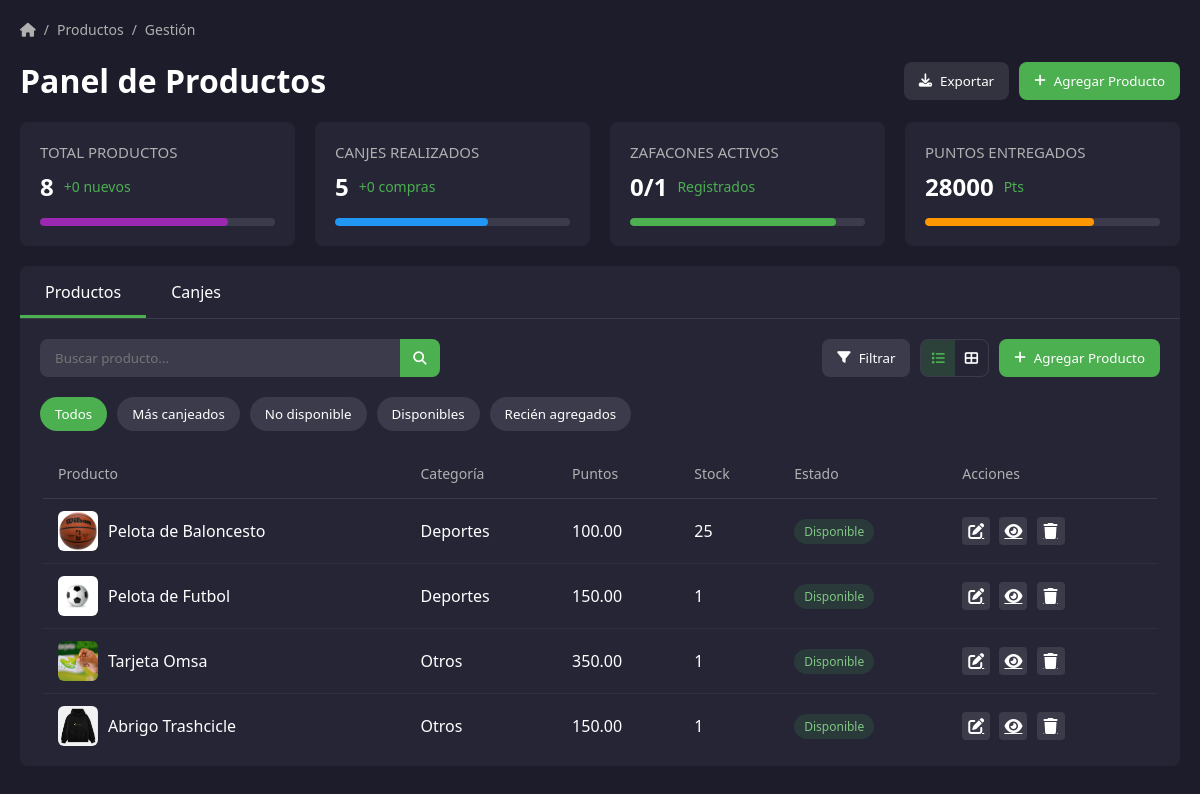
Page /src/public/dashboard-products.php (signed in) on the committed database.
### tables this page shows
CREATE TABLE `productos` (
  `id_producto` int(11) NOT NULL,
  `nombre_producto` varchar(255) NOT NULL,
  `descripcion` text DEFAULT NULL,
  `precio` decimal(10,2) NOT NULL,
  `cantidad_stock` int(11) DEFAULT 0,
  `fecha_creacion` timestamp NOT NULL DEFAULT current_timestamp(),
  `imagen_producto` varchar(100) DEFAULT NULL,
  `categria_producto` varchar(100) DEFAULT 'otros',
  `estado_producto` varchar(100) DEFAULT 'Disponible',
  `product_prices_points` int(11) DEFAULT 0,
  `product_etiqueta` varchar(100) DEFAULT ' 100% Reciclable'
);

### src/public/dashboard-products.php (the view, shortened to what this page needs)
<?php
include '../connection/conn.php';
$sql = "SELECT * FROM productos";
$stmt = $pdo->prepare($sql);
$stmt->execute();
$productos = $stmt->fetchAll(PDO::FETCH_ASSOC);
function totalProductos(){
  global $pdo;
  $sql = "SELECT COUNT(*) AS total FROM productos";
  $stmt = $pdo->prepare($sql);
  $stmt->execute();
  $result =  $stmt->fetch(PDO ::FETCH_ASSOC);
  return isset($result['total']) ? (int)$result['total'] : 0;
}
function totalProductoshoy(){
  global $pdo;
  $sql = "SELECT COUNT(*) AS prodcutos_hoy FROM productos WHERE  fecha_creacion = CURDATE() ORDER BY fecha_creacion DESC LIMIT 5";
  $stmt = $pdo->prepare($sql);
  $stmt->execute();
  $result =  $stmt->fetch(PDO ::FETCH_ASSOC);
  return isset($result['prodcutos_hoy']) ? (int)$result['prodcutos_hoy'] : 0;
}
function totalZafacones(){
    global $pdo;
    $sql = "SELECT COUNT(*) AS totalzafacones FROM zafacones_inteligentes";
    $stmt = $pdo->prepare($sql);
    $stmt->execute();
    $result =  $stmt->fetch(PDO ::FETCH_ASSOC);
    return isset($result['totalzafacones']) ? (int)$result['totalzafacones'] : 0;
  }
  function totalZafaconesActivos(){
    global $pdo;
    $sql = "SELECT COUNT(*) AS totalzafacones_activos FROM zafacones_inteligentes WHERE estado= 'activo'";
    $stmt = $pdo->prepare($sql);
    $stmt->execute();
    $result =  $stmt->fetch(PDO ::FETCH_ASSOC);
    return isset($result['totalzafacones_activos']) ? (int)$result['totalzafacones_activos'] : 0;
  }
function totalCompras(){
  global $pdo;
  $sql = "SELECT COUNT(*) AS totalcompras FROM compras";
  $stmt = $pdo->prepare($sql);
  $stmt->execute();
  $result =  $stmt->fetch(PDO ::FETCH_ASSOC);
  return isset($result['totalcompras']) ? (int)$result['totalcompras'] : 0;
}
function totalComprashoy(){
    global $pdo;
    $sql = "SELECT COUNT(*) AS compras_hoy FROM compras WHERE  fecha_compra = CURDATE() ORDER BY fecha_compra DESC LIMIT 5";
    $stmt = $pdo->prepare($sql);
    $stmt->execute();
    $result =  $stmt->fetch(PDO ::FETCH_ASSOC);
    return isset($result['compras_hoy']) ? (int)$result['compras_hoy'] : 0;
  }
function totalPuntosClientes(){
    global $pdo;
    $sql = "SELECT SUM(user_points) AS totalpuntos FROM users WHERE type_users = 'cliente'";
    $stmt = $pdo->prepare($sql);
    $stmt->execute();
    $result = $stmt->fetch(PDO::FETCH_ASSOC);
    return isset($result['totalpuntos']) ? (int)$result['totalpuntos'] : 0;
}
?>
<!DOCTYPE html>
<html lang="es">
<head>
    <link rel="stylesheet" href="styles/dashboard-products.css">
    <link rel="stylesheet" href="https://cdnjs.cloudflare.com/ajax/libs/font-awesome/6.5.1/css/all.min.css">
</head>
<body>
    <div class="container">
        <div class="main-content">
            <div class="breadcrumb">
                <a href="#"><i class="fas fa-home"></i></a>
                <span class="separator">/</span>
                <a href="#">Productos</a>
                <span class="separator">/</span>
                <span>Gestión</span>
            </div>
            <div class="page-header">
                <h1>Panel de Productos</h1>
                <div class="page-actions">
                    <button class="btn btn-secondary" id="exportar-pdf"><i class="fas fa-download" ></i> Exportar</button>
                    <button class="btn btn-primary"  onclick="window.location.href = 'add-products.php'">
                        <i class="fas fa-plus"></i> Agregar Producto
                    </button>
                </div>
            </div>
            <div class="stats-row">
                <div class="stat-card">
                    <h3>Total Productos</h3>
                    <div class="stat-value">
                        <?php echo totalProductos()?> <span class="trend">+<?php echo totalProductoshoy()?> nuevos</span>
                    </div>
                    <div class="progress-bar">
                        <div class="progress-fill fill-purple" style="width:80%"></div>
                    </div>
                </div>
                <div class="stat-card">
                    <h3>Canjes Realizados</h3>
                    <div class="stat-value">
                        <?php echo  totalCompras()?> <span class="trend">+<?php echo totalComprashoy()?> compras</span>
                    </div>
                    <div class="progress-bar">
                        <div class="progress-fill fill-blue" style="width:65%"></div>
                    </div>
                </div>
                <div class="stat-card">
                    <h3>Zafacones Activos</h3>
                    <div class="stat-value">
                        <?php  echo totalZafaconesActivos()?>/<?php  echo  totalZafacones()?> <span class="trend">Registrados</span>
                    </div>
                    <div class="progress-bar">
                        <div class="progress-fill fill-green" style="width:87.5%"></div>
                    </div>
                </div>
                <div class="stat-card">
                    <h3>Puntos Entregados</h3>
                    <div class="stat-value">
                        <?php echo  totalPuntosClientes()?> <span class="trend">Pts</span>
                    </div>
                    <div class="progress-bar">
                        <div class="progress-fill fill-orange" style="width:72%"></div>
                    </div>
                </div>
            </div>
            <div class="main-panel">
                <div class="panel-tabs">
                    <div class="panel-tab active" data-tab="productos">Productos</div>
                    <div class="panel-tab" data-tab="canjes">Canjes</div>
                </div>
                <div class="panel-content">
                    <div class="tab-content active" id="productos-tab">
                        <div class="toolbar">
                            <div class="search-box">
                                <input type="text" id="buscarProducto" placeholder="Buscar producto...">
                                <button><i class="fas fa-search"></i></button>
                            </div>
                            <div class="action-buttons">
                                <button class="btn btn-secondary"><i class="fas fa-filter"></i> Filtrar</button>
                                <div class="view-toggle">
                                    <button class="view-toggle-btn active"><i class="fas fa-list"></i></button>
                                    <button class="view-toggle-btn"><i class="fas fa-th-large"></i></button>
                                </div>
                                <button class="btn btn-primary" onclick="window.location.href = 'add-products.php'"><i class="fas fa-plus"></i> Agregar Producto</button>
                            </div>
                        </div>
                        <div class="filter-buttons">
                            <button class="filter-btn active" data-filtro="todos">Todos</button>
                            <button class="filter-btn" data-filtro="mas-canjeados">Más canjeados</button>
                            <button class="filter-btn" data-filtro="No-disponible">No disponible</button>
                            <button class="filter-btn" data-filtro="Disponibles">Disponibles</button>
                            <button class="filter-btn" data-filtro="recientes">Recién agregados</button>
                        </div>
                        <div class="table-container">
                            <table class="data-table">
                                <thead>
                                    <tr>
                                        <th>Producto</th>
                                        <th>Categoría</th>
                                        <th>Puntos</th>
                                        <th>Stock</th>
                                        <th>Estado</th>
                                        <th>Acciones</th>
                                    </tr>
                                </thead>
                                <tbody id="lista-productos">
                                    <?php foreach($productos as $producto):
                                        $estado = $producto['estado_producto'];
                                        $badgeClass = ($estado == 'Disponible') ? 'badge-success' : 'badge-danger';
                                        $claseEstado = ($estado == 'Disponible') ? 'Disponibles' : 'No-disponible';
                                        $masCanjeados = ($producto['cantidad_stock'] <= 5) ? 'mas-canjeados' : '';
                                        $reciente = (strtotime($producto['fecha_creacion']) >= strtotime('-7 days')) ? 'recientes' : '';
                                        $clasesFila = "$claseEstado $masCanjeados $reciente";
                                    ?>
                                    <tr class="<?php echo $clasesFila; ?>">
                                        <td>
                                            <div style="display:flex; align-items:center; gap:10px;">
                                                <img src="uploads/<?php echo htmlspecialchars($producto['imagen_producto']); ?>" alt="Producto" class="product-img" style="width:40px; height:40px;">
                                                <span><?php echo htmlspecialchars($producto['nombre_producto']); ?></span>
                                            </div>
                                        </td>
                                        <td><?php echo htmlspecialchars($producto['categria_producto']); ?></td>
                                        <td><?php echo number_format($producto['precio'], 2); ?></td>
                                        <td><?php echo (int)$producto['cantidad_stock']; ?></td>
                                        <td>
                                            <span class="status-badge <?php echo $badgeClass; ?>"><?php echo htmlspecialchars($estado); ?></span>
                                        </td>
                                        <td>
                                            <a href="editar-producto.php?id=<?php echo $producto['id_producto']; ?>" class="action-icon edit-icon"><i class="fas fa-edit"></i></a>
                                            <a href="ver-producto.php?id=<?php echo $producto['id_producto']; ?>" class="action-icon"><i class="fas fa-eye"></i></a>
                                            <a href="eliminar-producto.php?id=<?php echo $producto['id_producto']; ?>" class="action-icon delete-icon"><i class="fas fa-trash"></i></a>
                                        </td>
                                    </tr>
                                    <?php endforeach; ?>
                                </tbody>
                            </table>
                        </div>
                    </div>
                    </div>
                </div>
            </div>
        </div>
</body>
</html>

### rows in the picture
productos: imagen_producto (picture), nombre_producto "Pelota de Baloncesto", categria_producto "Deportes", precio "100.00", cantidad_stock "25", estado_producto "Disponible"
productos: imagen_producto (picture), nombre_producto "Pelota de Futbol", categria_producto "Deportes", precio "150.00", cantidad_stock "1", estado_producto "Disponible"
productos: imagen_producto (picture), nombre_producto "Tarjeta Omsa", categria_producto "Otros", precio "350.00", cantidad_stock "1", estado_producto "Disponible"
productos: imagen_producto (picture), nombre_producto "Abrigo Trashcicle", categria_producto "Otros", precio "150.00", cantidad_stock "1", estado_producto "Disponible"

### other values in the picture
totalProductos() "8"
totalProductoshoy() "0"
totalCompras() "5"
totalComprashoy() "0"
totalZafaconesActivos() "0"
totalZafacones() "1"
totalPuntosClientes() "28000"
